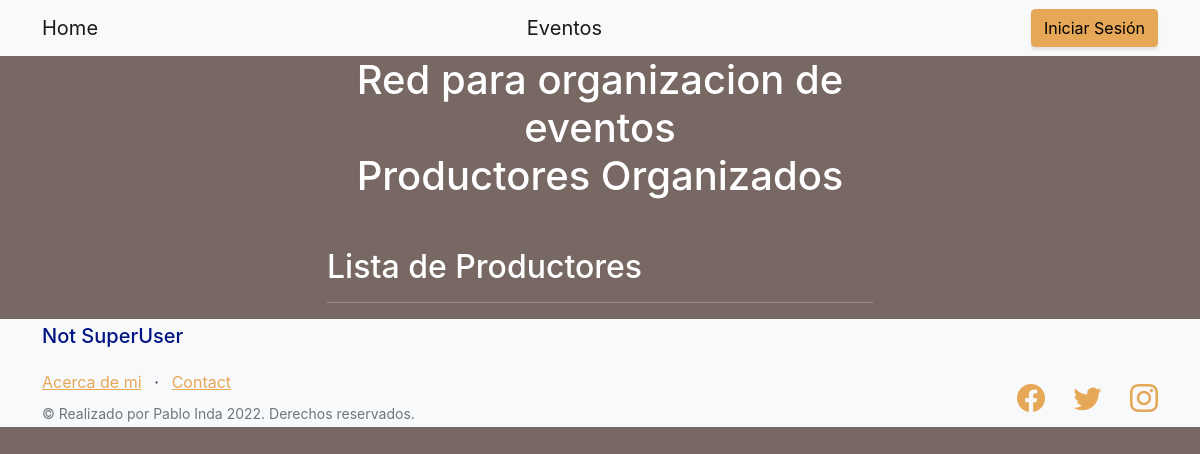
The page /productor/productor on the database as committed earlier.
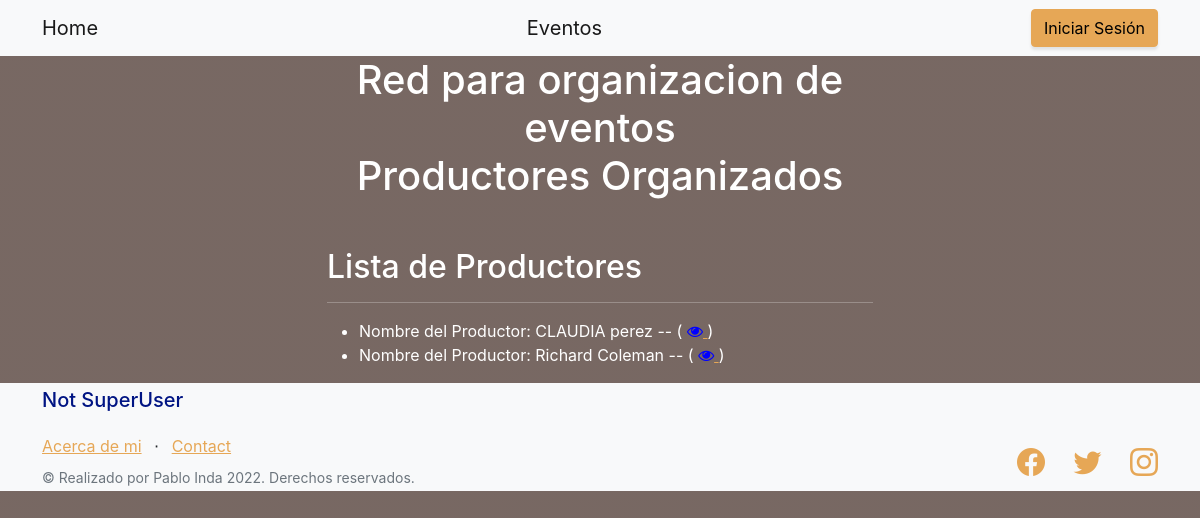
The same page on the database as committed later.
### productor/models.py (models this page shows)
class Productor(models.Model):
    name = models.CharField(max_length=40)
    last_name = models.CharField(max_length=40)
    cuil = models.IntegerField()
    email = models.EmailField()
    def __str__(self):
        return f'Nombre del Productor: {self.name} {self.last_name} -- '

### productor/views.py (the view)
# urls.py: path('productor', views.ProductorListView.as_view(), name='productor-list'),
class ProductorListView(ListView):
    model = Productor
    template_name = "productor/productor_list.html"

### productor/templates/productor/productor_list.html (shortened to what this page needs)
{% extends "home/index.html" %}
{% load static %}
{% block entregafinal_content %}
<h2>Lista de Productores</h2>
<hr></hr>
<ul>
    {% for productor in productor_list %}
    <li>
        {{productor}}
        (
            <a href="{% url 'productor:productor-detail' productor.id %}">
                <i class="fa fa-eye" style="color: rgb(0, 0, 255);"> </i>
            </a>
        )
    </li>
    {% endfor %}
</ul>
{% endblock %}

Rows that differ between the two databases and show on the page:
added Productor: name+last_name "Nombre del Productor: CLAUDIA perez --"
added Productor: name+last_name "Nombre del Productor: Richard Coleman --"
